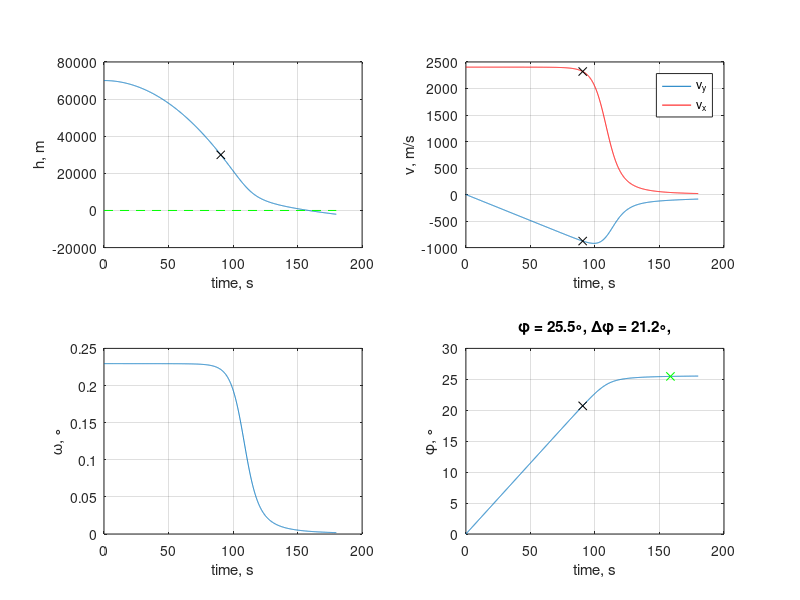

Source code (MATLAB):
% calculation of reentry
t_70 = 2*pi*sqrt( (70E3+600E3)^3 / (3.53E12) );

v0 = 2403; % inital orbital speed
d = 0.2;   % drag of the part
tp = t_70 / 2;% time to periapse

h0 = 70E3; % initial altitude
hv0 = 0; % vertical initial velocity
p0 = 0; % initial phase

R = 600E3; % Kerbin Radius
H = 5000; % preasure altitute
a = 0.008; %magic coeff of drag to mass relation
ro = 1.22309; % preasure coefficient
g = 9.8; %Gravity const

W = 2*pi./(6*3600);

dt = 0.1;
t = [0:dt:3*60];

h=nan(size(t));
v=nan(size(t));
w=nan(size(t));

h(1) = h0;
v(1) = hv0;
w(1) = v0 / R;
p(1) = p0;

for it=2:numel(t)
    h(it) = dt * v(it-1) + h(it-1);
    v(it) = -1*dt*g + dt*0.5*ro*exp(-1*h(it-1)/H)*(v(it-1)^2)*d*a + v(it-1);
    w(it) = -dt*0.5*ro*exp(-1*h(it-1)/H)*((R*w(it-1))^2)*d*a/R + w(it-1);
    p(it) = dt * w(it-1) + p(it-1);
end
[~,h_idx] = min(abs(h - 30E3));
[~,p_idx] = min(abs(h));

subplot(2,2,1)
plot(t,h,'-',[t(1) t(end)],[0 0],'g--',t(h_idx),h(h_idx),'kx'); ylabel('h, m');xlabel('time, s');
grid on;
subplot(2,2,2)
plot(t,v,'-',t,w*R,'r-',t(h_idx),v(h_idx),'xk',t(h_idx),w(h_idx)*R,'xk'); ylabel('v, m/s');xlabel('time, s');
grid on;
legend('v_y','v_x')
subplot(2,2,3)
plot(t,w*180/pi); ylabel('\omega, \circ');xlabel('time, s');
grid on;
subplot(2,2,4)
plot(t,p*180/pi,'-',t(p_idx),p(p_idx)*180/pi,'gx',t(h_idx),p(h_idx)*180/pi,'xk'); ylabel('\phi, \circ');xlabel('time, s');
title(sprintf('\\phi = %2.1f\\circ, \\Delta\\phi = %2.1f\\circ,',p(p_idx)*180/pi, (abs(p(p_idx)-p(h_idx)) + W*(abs(t(p_idx)-t(h_idx)) + tp))*180/pi ));
grid on;